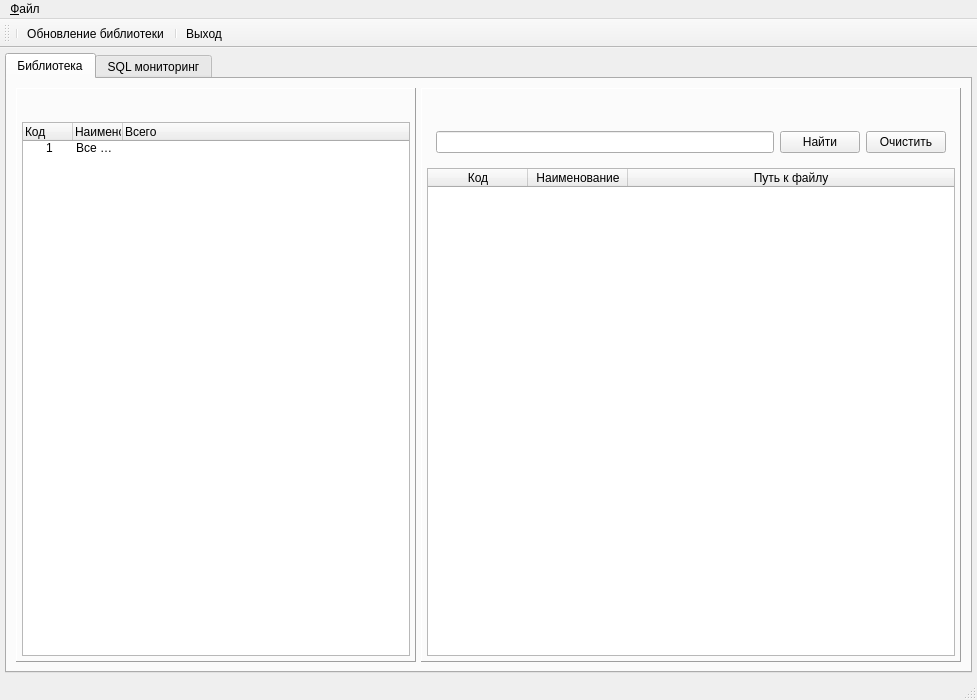
<?xml version="1.0" encoding="UTF-8"?>
<ui version="4.0">
 <class>MainWindow</class>
 <widget class="QMainWindow" name="MainWindow">
  <property name="geometry">
   <rect>
    <x>0</x>
    <y>0</y>
    <width>977</width>
    <height>700</height>
   </rect>
  </property>
  <property name="windowTitle">
   <string>MainWindow</string>
  </property>
  <widget class="QWidget" name="centralwidget">
   <layout class="QHBoxLayout" name="horizontalLayout">
    <property name="spacing">
     <number>5</number>
    </property>
    <property name="leftMargin">
     <number>5</number>
    </property>
    <property name="topMargin">
     <number>5</number>
    </property>
    <property name="rightMargin">
     <number>5</number>
    </property>
    <property name="bottomMargin">
     <number>5</number>
    </property>
    <item>
     <widget class="QTabWidget" name="tabMain">
      <property name="currentIndex">
       <number>0</number>
      </property>
      <widget class="QWidget" name="tabLibrary">
       <property name="enabled">
        <bool>true</bool>
       </property>
       <property name="sizePolicy">
        <sizepolicy hsizetype="Preferred" vsizetype="Preferred">
         <horstretch>0</horstretch>
         <verstretch>0</verstretch>
        </sizepolicy>
       </property>
       <property name="maximumSize">
        <size>
         <width>16777215</width>
         <height>16777215</height>
        </size>
       </property>
       <attribute name="title">
        <string>Библиотека</string>
       </attribute>
       <layout class="QGridLayout" name="gridLayout">
        <property name="leftMargin">
         <number>0</number>
        </property>
        <property name="topMargin">
         <number>0</number>
        </property>
        <property name="rightMargin">
         <number>0</number>
        </property>
        <property name="bottomMargin">
         <number>0</number>
        </property>
        <property name="spacing">
         <number>0</number>
        </property>
        <item row="0" column="0">
         <widget class="QWidget" name="pnlView" native="true">
          <layout class="QHBoxLayout" name="horizontalLayout_6">
           <property name="spacing">
            <number>5</number>
           </property>
           <item>
            <widget class="QFrame" name="leftPanel">
             <property name="sizePolicy">
              <sizepolicy hsizetype="Fixed" vsizetype="Preferred">
               <horstretch>0</horstretch>
               <verstretch>0</verstretch>
              </sizepolicy>
             </property>
             <property name="minimumSize">
              <size>
               <width>400</width>
               <height>0</height>
              </size>
             </property>
             <property name="baseSize">
              <size>
               <width>400</width>
               <height>0</height>
              </size>
             </property>
             <property name="frameShape">
              <enum>QFrame::Panel</enum>
             </property>
             <property name="frameShadow">
              <enum>QFrame::Raised</enum>
             </property>
             <layout class="QGridLayout" name="gridLayout_4">
              <property name="leftMargin">
               <number>5</number>
              </property>
              <property name="topMargin">
               <number>5</number>
              </property>
              <property name="rightMargin">
               <number>5</number>
              </property>
              <property name="bottomMargin">
               <number>5</number>
              </property>
              <item row="0" column="0">
               <layout class="QVBoxLayout" name="vlLeftPanel">
                <item>
                 <layout class="QHBoxLayout" name="hlCategoryToolbar">
                  <item>
                   <widget class="QPushButton" name="btnAddCategory">
                    <property name="text">
                     <string/>
                    </property>
                    <property name="icon">
                     <iconset>
                      <normaloff>add.png</normaloff>add.png</iconset>
                    </property>
                    <property name="flat">
                     <bool>true</bool>
                    </property>
                   </widget>
                  </item>
                  <item>
                   <widget class="QPushButton" name="btnEditCategory">
                    <property name="text">
                     <string/>
                    </property>
                    <property name="icon">
                     <iconset>
                      <normaloff>edit.png</normaloff>edit.png</iconset>
                    </property>
                    <property name="flat">
                     <bool>true</bool>
                    </property>
                   </widget>
                  </item>
                  <item>
                   <widget class="QPushButton" name="btnDelCategory">
                    <property name="text">
                     <string/>
                    </property>
                    <property name="icon">
                     <iconset>
                      <normaloff>del.png</normaloff>del.png</iconset>
                    </property>
                    <property name="flat">
                     <bool>true</bool>
                    </property>
                   </widget>
                  </item>
                  <item>
                   <widget class="QPushButton" name="btnRefreshCategory">
                    <property name="text">
                     <string/>
                    </property>
                    <property name="icon">
                     <iconset>
                      <normaloff>refresh.png</normaloff>refresh.png</iconset>
                    </property>
                    <property name="flat">
                     <bool>true</bool>
                    </property>
                   </widget>
                  </item>
                  <item>
                   <spacer name="hsCategoryToolbar">
                    <property name="orientation">
                     <enum>Qt::Horizontal</enum>
                    </property>
                    <property name="sizeHint" stdset="0">
                     <size>
                      <width>40</width>
                      <height>20</height>
                     </size>
                    </property>
                   </spacer>
                  </item>
                 </layout>
                </item>
                <item>
                 <widget class="QTreeWidget" name="treeWidget">
                  <property name="wordWrap">
                   <bool>true</bool>
                  </property>
                  <attribute name="headerCascadingSectionResizes">
                   <bool>true</bool>
                  </attribute>
                  <attribute name="headerDefaultSectionSize">
                   <number>50</number>
                  </attribute>
                  <attribute name="headerHighlightSections">
                   <bool>false</bool>
                  </attribute>
                  <attribute name="headerShowSortIndicator" stdset="0">
                   <bool>true</bool>
                  </attribute>
                  <attribute name="headerStretchLastSection">
                   <bool>true</bool>
                  </attribute>
                  <column>
                   <property name="text">
                    <string>Код</string>
                   </property>
                  </column>
                  <column>
                   <property name="text">
                    <string>Наименование</string>
                   </property>
                  </column>
                  <column>
                   <property name="text">
                    <string>Всего</string>
                   </property>
                  </column>
                  <item>
                   <property name="text">
                    <string>1</string>
                   </property>
                   <property name="text">
                    <string>Все книги</string>
                   </property>
                  </item>
                 </widget>
                </item>
               </layout>
              </item>
             </layout>
            </widget>
           </item>
           <item>
            <widget class="QFrame" name="rightPanel">
             <property name="frameShape">
              <enum>QFrame::Panel</enum>
             </property>
             <property name="frameShadow">
              <enum>QFrame::Raised</enum>
             </property>
             <layout class="QGridLayout" name="gridLayout_3">
              <property name="leftMargin">
               <number>5</number>
              </property>
              <property name="topMargin">
               <number>5</number>
              </property>
              <property name="rightMargin">
               <number>5</number>
              </property>
              <property name="bottomMargin">
               <number>5</number>
              </property>
              <item row="0" column="0">
               <layout class="QVBoxLayout" name="vlRightPanel">
                <item>
                 <layout class="QHBoxLayout" name="hlBookToolbar">
                  <item>
                   <widget class="QPushButton" name="btnAddBook">
                    <property name="text">
                     <string/>
                    </property>
                    <property name="icon">
                     <iconset>
                      <normaloff>add.png</normaloff>add.png</iconset>
                    </property>
                    <property name="flat">
                     <bool>true</bool>
                    </property>
                   </widget>
                  </item>
                  <item>
                   <widget class="QPushButton" name="btnEditBook">
                    <property name="text">
                     <string/>
                    </property>
                    <property name="icon">
                     <iconset>
                      <normaloff>edit.png</normaloff>edit.png</iconset>
                    </property>
                    <property name="flat">
                     <bool>true</bool>
                    </property>
                   </widget>
                  </item>
                  <item>
                   <widget class="QPushButton" name="btnDelBook">
                    <property name="text">
                     <string/>
                    </property>
                    <property name="icon">
                     <iconset>
                      <normaloff>del.png</normaloff>del.png</iconset>
                    </property>
                    <property name="flat">
                     <bool>true</bool>
                    </property>
                   </widget>
                  </item>
                  <item>
                   <widget class="QPushButton" name="btnRefreshBook">
                    <property name="text">
                     <string/>
                    </property>
                    <property name="icon">
                     <iconset>
                      <normaloff>refresh.png</normaloff>refresh.png</iconset>
                    </property>
                    <property name="flat">
                     <bool>true</bool>
                    </property>
                   </widget>
                  </item>
                  <item>
                   <widget class="QPushButton" name="btnView">
                    <property name="text">
                     <string/>
                    </property>
                    <property name="icon">
                     <iconset>
                      <normaloff>run.png</normaloff>run.png</iconset>
                    </property>
                    <property name="flat">
                     <bool>true</bool>
                    </property>
                   </widget>
                  </item>
                  <item>
                   <spacer name="hsBookToolbar">
                    <property name="orientation">
                     <enum>Qt::Horizontal</enum>
                    </property>
                    <property name="sizeHint" stdset="0">
                     <size>
                      <width>40</width>
                      <height>20</height>
                     </size>
                    </property>
                   </spacer>
                  </item>
                 </layout>
                </item>
                <item>
                 <widget class="QFrame" name="frame">
                  <property name="minimumSize">
                   <size>
                    <width>0</width>
                    <height>20</height>
                   </size>
                  </property>
                  <property name="frameShape">
                   <enum>QFrame::NoFrame</enum>
                  </property>
                  <property name="frameShadow">
                   <enum>QFrame::Raised</enum>
                  </property>
                  <layout class="QHBoxLayout" name="horizontalLayout_2">
                   <item>
                    <widget class="QLineEdit" name="lineEdit"/>
                   </item>
                   <item>
                    <widget class="QPushButton" name="btnFind">
                     <property name="text">
                      <string>Найти</string>
                     </property>
                    </widget>
                   </item>
                   <item>
                    <widget class="QPushButton" name="btnClear">
                     <property name="text">
                      <string>Очистить</string>
                     </property>
                    </widget>
                   </item>
                  </layout>
                 </widget>
                </item>
                <item>
                 <widget class="QTableWidget" name="tableWidget">
                  <property name="sortingEnabled">
                   <bool>true</bool>
                  </property>
                  <attribute name="horizontalHeaderCascadingSectionResizes">
                   <bool>true</bool>
                  </attribute>
                  <attribute name="horizontalHeaderShowSortIndicator" stdset="0">
                   <bool>true</bool>
                  </attribute>
                  <attribute name="horizontalHeaderStretchLastSection">
                   <bool>true</bool>
                  </attribute>
                  <attribute name="verticalHeaderShowSortIndicator" stdset="0">
                   <bool>false</bool>
                  </attribute>
                  <column>
                   <property name="text">
                    <string>Код</string>
                   </property>
                  </column>
                  <column>
                   <property name="text">
                    <string>Наименование</string>
                   </property>
                  </column>
                  <column>
                   <property name="text">
                    <string>Путь к файлу</string>
                   </property>
                  </column>
                 </widget>
                </item>
               </layout>
              </item>
             </layout>
            </widget>
           </item>
          </layout>
         </widget>
        </item>
       </layout>
      </widget>
      <widget class="QWidget" name="tabSQLMon">
       <attribute name="title">
        <string>SQL мониторинг</string>
       </attribute>
       <layout class="QGridLayout" name="gridLayout_2">
        <property name="leftMargin">
         <number>5</number>
        </property>
        <property name="topMargin">
         <number>5</number>
        </property>
        <property name="rightMargin">
         <number>5</number>
        </property>
        <property name="bottomMargin">
         <number>5</number>
        </property>
        <property name="spacing">
         <number>5</number>
        </property>
        <item row="0" column="0">
         <widget class="QPlainTextEdit" name="plainTextEdit">
          <property name="frameShape">
           <enum>QFrame::NoFrame</enum>
          </property>
         </widget>
        </item>
       </layout>
      </widget>
     </widget>
    </item>
   </layout>
  </widget>
  <widget class="QMenuBar" name="mainMenu">
   <property name="geometry">
    <rect>
     <x>0</x>
     <y>0</y>
     <width>977</width>
     <height>21</height>
    </rect>
   </property>
   <widget class="QMenu" name="mnuFile">
    <property name="title">
     <string>&amp;Файл</string>
    </property>
    <addaction name="actRefreshLib"/>
    <addaction name="separator"/>
    <addaction name="actExit"/>
   </widget>
   <addaction name="mnuFile"/>
  </widget>
  <widget class="QStatusBar" name="statusbar"/>
  <widget class="QToolBar" name="toolBar">
   <property name="windowTitle">
    <string>toolBar</string>
   </property>
   <attribute name="toolBarArea">
    <enum>TopToolBarArea</enum>
   </attribute>
   <attribute name="toolBarBreak">
    <bool>false</bool>
   </attribute>
   <addaction name="separator"/>
   <addaction name="actRefreshLib"/>
   <addaction name="separator"/>
   <addaction name="actExit"/>
  </widget>
  <action name="actRefreshLib">
   <property name="icon">
    <iconset>
     <normaloff>synclib.png</normaloff>synclib.png</iconset>
   </property>
   <property name="text">
    <string>Обновление библиотеки</string>
   </property>
   <property name="statusTip">
    <string>Сканирование каталога книг и обновление библиотеки</string>
   </property>
   <property name="shortcut">
    <string>Ctrl+L</string>
   </property>
  </action>
  <action name="actExit">
   <property name="icon">
    <iconset>
     <normaloff>exit.png</normaloff>exit.png</iconset>
   </property>
   <property name="text">
    <string>&amp;Выход</string>
   </property>
   <property name="statusTip">
    <string>Выход из приложения</string>
   </property>
   <property name="shortcut">
    <string>Ctrl+F4</string>
   </property>
  </action>
 </widget>
 <resources/>
 <connections>
  <connection>
   <sender>actExit</sender>
   <signal>triggered()</signal>
   <receiver>MainWindow</receiver>
   <slot>close()</slot>
   <hints>
    <hint type="sourcelabel">
     <x>-1</x>
     <y>-1</y>
    </hint>
    <hint type="destinationlabel">
     <x>556</x>
     <y>411</y>
    </hint>
   </hints>
  </connection>
 </connections>
</ui>
